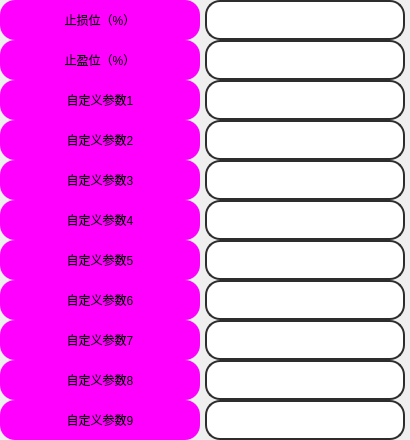
             <widget class="QFrame" name="frame_6">
              <property name="styleSheet">
               <string notr="true">QFrame {	
	border: none;
}
QFrame:hover {
	border:none;
}</string>
              </property>
              <property name="frameShape">
               <enum>QFrame::StyledPanel</enum>
              </property>
              <property name="frameShadow">
               <enum>QFrame::Raised</enum>
              </property>
              <layout class="QHBoxLayout" name="horizontalLayout_4">
               <property name="spacing">
                <number>0</number>
               </property>
               <property name="leftMargin">
                <number>0</number>
               </property>
               <property name="topMargin">
                <number>0</number>
               </property>
               <property name="rightMargin">
                <number>0</number>
               </property>
               <property name="bottomMargin">
                <number>0</number>
               </property>
               <item>
                <widget class="QFrame" name="upper_left_6">
                 <property name="sizePolicy">
                  <sizepolicy hsizetype="Minimum" vsizetype="Expanding">
                   <horstretch>0</horstretch>
                   <verstretch>0</verstretch>
                  </sizepolicy>
                 </property>
                 <property name="minimumSize">
                  <size>
                   <width>205</width>
                   <height>0</height>
                  </size>
                 </property>
                 <property name="maximumSize">
                  <size>
                   <width>205</width>
                   <height>1000</height>
                  </size>
                 </property>
                 <property name="styleSheet">
                  <string notr="true">border:none</string>
                 </property>
                 <property name="frameShape">
                  <enum>QFrame::StyledPanel</enum>
                 </property>
                 <property name="frameShadow">
                  <enum>QFrame::Raised</enum>
                 </property>
                 <layout class="QVBoxLayout" name="verticalLayout_53">
                  <property name="spacing">
                   <number>0</number>
                  </property>
                  <property name="leftMargin">
                   <number>0</number>
                  </property>
                  <property name="topMargin">
                   <number>0</number>
                  </property>
                  <property name="rightMargin">
                   <number>0</number>
                  </property>
                  <property name="bottomMargin">
                   <number>0</number>
                  </property>
                  <item>
                   <widget class="QLabel" name="label_stop_loss">
                    <property name="minimumSize">
                     <size>
                      <width>200</width>
                      <height>40</height>
                     </size>
                    </property>
                    <property name="maximumSize">
                     <size>
                      <width>200</width>
                      <height>40</height>
                     </size>
                    </property>
                    <property name="styleSheet">
                     <string notr="true">QLabel {
	font: 700 18pt &quot;等线&quot;;
	background-color: rgb(255, 0, 255);
	border-radius: 15px;
}

QLabel:hover{
	border: 3px solid rgb(0, 255, 0);
}
QLabel:disabled{
	color: rgb(0, 0, 0);
	border-color: rgb(166, 166, 166);
    background-color: rgb(186, 186, 186);
}</string>
                    </property>
                    <property name="text">
                     <string>止损位（%）</string>
                    </property>
                    <property name="alignment">
                     <set>Qt::AlignCenter</set>
                    </property>
                    <property name="buddy">
                     <cstring>stop_loss</cstring>
                    </property>
                   </widget>
                  </item>
                  <item>
                   <widget class="QLabel" name="label_stop_profit">
                    <property name="minimumSize">
                     <size>
                      <width>200</width>
                      <height>40</height>
                     </size>
                    </property>
                    <property name="maximumSize">
                     <size>
                      <width>200</width>
                      <height>40</height>
                     </size>
                    </property>
                    <property name="styleSheet">
                     <string notr="true">QLabel {
	font: 700 18pt &quot;等线&quot;;
	background-color: rgb(255, 0, 255);
	border-radius: 15px;
}

QLabel:hover{
	border: 3px solid rgb(0, 255, 0);
}
QLabel:disabled{
	color: rgb(0, 0, 0);
	border-color: rgb(166, 166, 166);
    background-color: rgb(186, 186, 186);
}</string>
                    </property>
                    <property name="text">
                     <string>止盈位（%）</string>
                    </property>
                    <property name="alignment">
                     <set>Qt::AlignCenter</set>
                    </property>
                    <property name="buddy">
                     <cstring>stop_profit</cstring>
                    </property>
                   </widget>
                  </item>
                  <item>
                   <widget class="QLabel" name="label_Customized_parameters1">
                    <property name="minimumSize">
                     <size>
                      <width>200</width>
                      <height>40</height>
                     </size>
                    </property>
                    <property name="maximumSize">
                     <size>
                      <width>200</width>
                      <height>40</height>
                     </size>
                    </property>
                    <property name="styleSheet">
                     <string notr="true">QLabel {
	font: 700 18pt &quot;等线&quot;;
	background-color: rgb(255, 0, 255);
	border-radius: 15px;
}

QLabel:hover{
	border: 3px solid rgb(0, 255, 0);
}
QLabel:disabled{
	color: rgb(0, 0, 0);
	border-color: rgb(166, 166, 166);
    background-color: rgb(186, 186, 186);
}</string>
                    </property>
                    <property name="text">
                     <string>自定义参数1</string>
                    </property>
                    <property name="alignment">
                     <set>Qt::AlignCenter</set>
                    </property>
                    <property name="buddy">
                     <cstring>Customized_parameters1</cstring>
                    </property>
                   </widget>
                  </item>
                  <item>
                   <widget class="QLabel" name="label_Customized_parameters2">
                    <property name="minimumSize">
                     <size>
                      <width>200</width>
                      <height>40</height>
                     </size>
                    </property>
                    <property name="maximumSize">
                     <size>
                      <width>200</width>
                      <height>40</height>
                     </size>
                    </property>
                    <property name="styleSheet">
                     <string notr="true">QLabel {
	font: 700 18pt &quot;等线&quot;;
	background-color: rgb(255, 0, 255);
	border-radius: 15px;
}

QLabel:hover{
	border: 3px solid rgb(0, 255, 0);
}
QLabel:disabled{
	color: rgb(0, 0, 0);
	border-color: rgb(166, 166, 166);
    background-color: rgb(186, 186, 186);
}</string>
                    </property>
                    <property name="text">
                     <string>自定义参数2</string>
                    </property>
                    <property name="alignment">
                     <set>Qt::AlignCenter</set>
                    </property>
                    <property name="buddy">
                     <cstring>Customized_parameters2</cstring>
                    </property>
                   </widget>
                  </item>
                  <item>
                   <widget class="QLabel" name="label_Customized_parameters3">
                    <property name="minimumSize">
                     <size>
                      <width>200</width>
                      <height>40</height>
                     </size>
                    </property>
                    <property name="maximumSize">
                     <size>
                      <width>200</width>
                      <height>40</height>
                     </size>
                    </property>
                    <property name="styleSheet">
                     <string notr="true">QLabel {
	font: 700 18pt &quot;等线&quot;;
	background-color: rgb(255, 0, 255);
	border-radius: 15px;
}

QLabel:hover{
	border: 3px solid rgb(0, 255, 0);
}
QLabel:disabled{
	color: rgb(0, 0, 0);
	border-color: rgb(166, 166, 166);
    background-color: rgb(186, 186, 186);
}</string>
                    </property>
                    <property name="text">
                     <string>自定义参数3</string>
                    </property>
                    <property name="alignment">
                     <set>Qt::AlignCenter</set>
                    </property>
                    <property name="buddy">
                     <cstring>Customized_parameters3</cstring>
                    </property>
                   </widget>
                  </item>
                  <item>
                   <widget class="QLabel" name="label_Customized_parameters4">
                    <property name="minimumSize">
                     <size>
                      <width>200</width>
                      <height>40</height>
                     </size>
                    </property>
                    <property name="maximumSize">
                     <size>
                      <width>200</width>
                      <height>40</height>
                     </size>
                    </property>
                    <property name="styleSheet">
                     <string notr="true">QLabel {
	font: 700 18pt &quot;等线&quot;;
	background-color: rgb(255, 0, 255);
	border-radius: 15px;
}

QLabel:hover{
	border: 3px solid rgb(0, 255, 0);
}
QLabel:disabled{
	color: rgb(0, 0, 0);
	border-color: rgb(166, 166, 166);
    background-color: rgb(186, 186, 186);
}</string>
                    </property>
                    <property name="text">
                     <string>自定义参数4</string>
                    </property>
                    <property name="alignment">
                     <set>Qt::AlignCenter</set>
                    </property>
                    <property name="buddy">
                     <cstring>Customized_parameters4</cstring>
                    </property>
                   </widget>
                  </item>
                  <item>
                   <widget class="QLabel" name="label_Customized_parameters5">
                    <property name="minimumSize">
                     <size>
                      <width>200</width>
                      <height>40</height>
                     </size>
                    </property>
                    <property name="maximumSize">
                     <size>
                      <width>200</width>
                      <height>40</height>
                     </size>
                    </property>
                    <property name="styleSheet">
                     <string notr="true">QLabel {
	font: 700 18pt &quot;等线&quot;;
	background-color: rgb(255, 0, 255);
	border-radius: 15px;
}

QLabel:hover{
	border: 3px solid rgb(0, 255, 0);
}
QLabel:disabled{
	color: rgb(0, 0, 0);
	border-color: rgb(166, 166, 166);
    background-color: rgb(186, 186, 186);
}</string>
                    </property>
                    <property name="text">
                     <string>自定义参数5</string>
                    </property>
                    <property name="alignment">
                     <set>Qt::AlignCenter</set>
                    </property>
                    <property name="buddy">
                     <cstring>Customized_parameters5</cstring>
                    </property>
                   </widget>
                  </item>
                  <item>
                   <widget class="QLabel" name="label_Customized_parameters6">
                    <property name="minimumSize">
                     <size>
                      <width>200</width>
                      <height>40</height>
                     </size>
                    </property>
                    <property name="maximumSize">
                     <size>
                      <width>200</width>
                      <height>40</height>
                     </size>
                    </property>
                    <property name="styleSheet">
                     <string notr="true">QLabel {
	font: 700 18pt &quot;等线&quot;;
	background-color: rgb(255, 0, 255);
	border-radius: 15px;
}

QLabel:hover{
	border: 3px solid rgb(0, 255, 0);
}
QLabel:disabled{
	color: rgb(0, 0, 0);
	border-color: rgb(166, 166, 166);
    background-color: rgb(186, 186, 186);
}</string>
                    </property>
                    <property name="text">
                     <string>自定义参数6</string>
                    </property>
                    <property name="alignment">
                     <set>Qt::AlignCenter</set>
                    </property>
                    <property name="buddy">
                     <cstring>Customized_parameters6</cstring>
                    </property>
                   </widget>
                  </item>
                  <item>
                   <widget class="QLabel" name="label_Customized_parameters7">
                    <property name="minimumSize">
                     <size>
                      <width>200</width>
                      <height>40</height>
                     </size>
                    </property>
                    <property name="maximumSize">
                     <size>
                      <width>200</width>
                      <height>40</height>
                     </size>
                    </property>
                    <property name="styleSheet">
                     <string notr="true">QLabel {
	font: 700 18pt &quot;等线&quot;;
	background-color: rgb(255, 0, 255);
	border-radius: 15px;
}

QLabel:hover{
	border: 3px solid rgb(0, 255, 0);
}
QLabel:disabled{
	color: rgb(0, 0, 0);
	border-color: rgb(166, 166, 166);
    background-color: rgb(186, 186, 186);
}</string>
                    </property>
                    <property name="text">
                     <string>自定义参数7</string>
                    </property>
                    <property name="alignment">
                     <set>Qt::AlignCenter</set>
                    </property>
                    <property name="buddy">
                     <cstring>Customized_parameters7</cstring>
                    </property>
                   </widget>
                  </item>
                  <item>
                   <widget class="QLabel" name="label_Customized_parameters8">
                    <property name="minimumSize">
                     <size>
                      <width>200</width>
                      <height>40</height>
                     </size>
                    </property>
                    <property name="maximumSize">
                     <size>
                      <width>200</width>
                      <height>40</height>
                     </size>
                    </property>
                    <property name="styleSheet">
                     <string notr="true">QLabel {
	font: 700 18pt &quot;等线&quot;;
	background-color: rgb(255, 0, 255);
	border-radius: 15px;
}

QLabel:hover{
	border: 3px solid rgb(0, 255, 0);
}
QLabel:disabled{
	color: rgb(0, 0, 0);
	border-color: rgb(166, 166, 166);
    background-color: rgb(186, 186, 186);
}</string>
                    </property>
                    <property name="text">
                     <string>自定义参数8</string>
                    </property>
                    <property name="alignment">
                     <set>Qt::AlignCenter</set>
                    </property>
                    <property name="buddy">
                     <cstring>Customized_parameters8</cstring>
                    </property>
                   </widget>
                  </item>
                  <item>
                   <widget class="QLabel" name="label_Customized_parameters9">
                    <property name="minimumSize">
                     <size>
                      <width>200</width>
                      <height>40</height>
                     </size>
                    </property>
                    <property name="maximumSize">
                     <size>
                      <width>200</width>
                      <height>40</height>
                     </size>
                    </property>
                    <property name="styleSheet">
                     <string notr="true">QLabel {
	font: 700 18pt &quot;等线&quot;;
	background-color: rgb(255, 0, 255);
	border-radius: 15px;
}

QLabel:hover{
	border: 3px solid rgb(0, 255, 0);
}
QLabel:disabled{
	color: rgb(0, 0, 0);
	border-color: rgb(166, 166, 166);
    background-color: rgb(186, 186, 186);
}</string>
                    </property>
                    <property name="text">
                     <string>自定义参数9</string>
                    </property>
                    <property name="alignment">
                     <set>Qt::AlignCenter</set>
                    </property>
                   </widget>
                  </item>
                 </layout>
                </widget>
               </item>
               <item>
                <widget class="QFrame" name="upper_right_6">
                 <property name="sizePolicy">
                  <sizepolicy hsizetype="Minimum" vsizetype="Expanding">
                   <horstretch>0</horstretch>
                   <verstretch>0</verstretch>
                  </sizepolicy>
                 </property>
                 <property name="minimumSize">
                  <size>
                   <width>205</width>
                   <height>0</height>
                  </size>
                 </property>
                 <property name="maximumSize">
                  <size>
                   <width>205</width>
                   <height>1000</height>
                  </size>
                 </property>
                 <property name="styleSheet">
                  <string notr="true">border:none</string>
                 </property>
                 <property name="frameShape">
                  <enum>QFrame::StyledPanel</enum>
                 </property>
                 <property name="frameShadow">
                  <enum>QFrame::Raised</enum>
                 </property>
                 <layout class="QVBoxLayout" name="verticalLayout_42">
                  <property name="spacing">
                   <number>0</number>
                  </property>
                  <property name="leftMargin">
                   <number>0</number>
                  </property>
                  <property name="topMargin">
                   <number>0</number>
                  </property>
                  <property name="rightMargin">
                   <number>0</number>
                  </property>
                  <property name="bottomMargin">
                   <number>0</number>
                  </property>
                  <item>
                   <widget class="QLineEdit" name="stop_loss">
                    <property name="minimumSize">
                     <size>
                      <width>200</width>
                      <height>40</height>
                     </size>
                    </property>
                    <property name="maximumSize">
                     <size>
                      <width>200</width>
                      <height>40</height>
                     </size>
                    </property>
                    <property name="styleSheet">
                     <string notr="true">QLineEdit {
	border: 2px solid rgb(45, 45, 45);
	border-radius: 15px;
	padding: 5px;
	background-color: rgb(255, 255, 255);	
	color: rgb(0, 0, 0);
	font: 700 18pt &quot;等线&quot;;
}
QLineEdit:hover {
	border: 3px solid rgb(255, 85, 0);
}
QLineEdit:focus {
	border: 3px solid rgb(255, 85, 0);
	color: rgb(255, 0, 0);
}
QLineEdit:disabled{
	color: rgb(0, 0, 0);
	border-color: rgb(166, 166, 166);
    background-color: rgb(186, 186, 186);
}</string>
                    </property>
                   </widget>
                  </item>
                  <item>
                   <widget class="QLineEdit" name="stop_profit">
                    <property name="minimumSize">
                     <size>
                      <width>200</width>
                      <height>40</height>
                     </size>
                    </property>
                    <property name="maximumSize">
                     <size>
                      <width>200</width>
                      <height>40</height>
                     </size>
                    </property>
                    <property name="styleSheet">
                     <string notr="true">QLineEdit {
	border: 2px solid rgb(45, 45, 45);
	border-radius: 15px;
	padding: 5px;
	background-color: rgb(255, 255, 255);	
	color: rgb(0, 0, 0);
	font: 700 18pt &quot;等线&quot;;
}
QLineEdit:hover {
	border: 3px solid rgb(255, 85, 0);
}
QLineEdit:focus {
	border: 3px solid rgb(255, 85, 0);
	color: rgb(255, 0, 0);
}
QLineEdit:disabled{
	color: rgb(0, 0, 0);
	border-color: rgb(166, 166, 166);
    background-color: rgb(186, 186, 186);
}</string>
                    </property>
                   </widget>
                  </item>
                  <item>
                   <widget class="QLineEdit" name="Customized_parameters1">
                    <property name="minimumSize">
                     <size>
                      <width>200</width>
                      <height>40</height>
                     </size>
                    </property>
                    <property name="maximumSize">
                     <size>
                      <width>200</width>
                      <height>40</height>
                     </size>
                    </property>
                    <property name="styleSheet">
                     <string notr="true">QLineEdit {
	border: 2px solid rgb(45, 45, 45);
	border-radius: 15px;
	padding: 5px;
	background-color: rgb(255, 255, 255);	
	color: rgb(0, 0, 0);
	font: 700 18pt &quot;等线&quot;;
}
QLineEdit:hover {
	border: 3px solid rgb(255, 85, 0);
}
QLineEdit:focus {
	border: 3px solid rgb(255, 85, 0);
	color: rgb(255, 0, 0);
}
QLineEdit:disabled{
	color: rgb(0, 0, 0);
	border-color: rgb(166, 166, 166);
    background-color: rgb(186, 186, 186);
}</string>
                    </property>
                   </widget>
                  </item>
                  <item>
                   <widget class="QLineEdit" name="Customized_parameters2">
                    <property name="minimumSize">
                     <size>
                      <width>200</width>
                      <height>40</height>
                     </size>
                    </property>
                    <property name="maximumSize">
                     <size>
                      <width>200</width>
                      <height>40</height>
                     </size>
                    </property>
                    <property name="styleSheet">
                     <string notr="true">QLineEdit {
	border: 2px solid rgb(45, 45, 45);
	border-radius: 15px;
	padding: 5px;
	background-color: rgb(255, 255, 255);	
	color: rgb(0, 0, 0);
	font: 700 18pt &quot;等线&quot;;
}
QLineEdit:hover {
	border: 3px solid rgb(255, 85, 0);
}
QLineEdit:focus {
	border: 3px solid rgb(255, 85, 0);
	color: rgb(255, 0, 0);
}
QLineEdit:disabled{
	color: rgb(0, 0, 0);
	border-color: rgb(166, 166, 166);
    background-color: rgb(186, 186, 186);
}</string>
                    </property>
                   </widget>
                  </item>
                  <item>
                   <widget class="QLineEdit" name="Customized_parameters3">
                    <property name="minimumSize">
                     <size>
                      <width>200</width>
                      <height>40</height>
                     </size>
                    </property>
                    <property name="maximumSize">
                     <size>
                      <width>200</width>
                      <height>40</height>
                     </size>
                    </property>
                    <property name="styleSheet">
                     <string notr="true">QLineEdit {
	border: 2px solid rgb(45, 45, 45);
	border-radius: 15px;
	padding: 5px;
	background-color: rgb(255, 255, 255);	
	color: rgb(0, 0, 0);
	font: 700 18pt &quot;等线&quot;;
}
QLineEdit:hover {
	border: 3px solid rgb(255, 85, 0);
}
QLineEdit:focus {
	border: 3px solid rgb(255, 85, 0);
	color: rgb(255, 0, 0);
}
QLineEdit:disabled{
	color: rgb(0, 0, 0);
	border-color: rgb(166, 166, 166);
    background-color: rgb(186, 186, 186);
}</string>
                    </property>
                   </widget>
                  </item>
                  <item>
                   <widget class="QLineEdit" name="Customized_parameters4">
                    <property name="minimumSize">
                     <size>
                      <width>200</width>
                      <height>40</height>
                     </size>
                    </property>
                    <property name="maximumSize">
                     <size>
                      <width>200</width>
                      <height>40</height>
                     </size>
                    </property>
                    <property name="styleSheet">
                     <string notr="true">QLineEdit {
	border: 2px solid rgb(45, 45, 45);
	border-radius: 15px;
	padding: 5px;
	background-color: rgb(255, 255, 255);	
	color: rgb(0, 0, 0);
	font: 700 18pt &quot;等线&quot;;
}
QLineEdit:hover {
	border: 3px solid rgb(255, 85, 0);
}
QLineEdit:focus {
	border: 3px solid rgb(255, 85, 0);
	color: rgb(255, 0, 0);
}
QLineEdit:disabled{
	color: rgb(0, 0, 0);
	border-color: rgb(166, 166, 166);
    background-color: rgb(186, 186, 186);
}</string>
                    </property>
                   </widget>
                  </item>
                  <item>
                   <widget class="QLineEdit" name="Customized_parameters5">
                    <property name="minimumSize">
                     <size>
                      <width>200</width>
                      <height>40</height>
                     </size>
                    </property>
                    <property name="maximumSize">
                     <size>
                      <width>200</width>
                      <height>40</height>
                     </size>
                    </property>
                    <property name="styleSheet">
                     <string notr="true">QLineEdit {
	border: 2px solid rgb(45, 45, 45);
	border-radius: 15px;
	padding: 5px;
	background-color: rgb(255, 255, 255);	
	color: rgb(0, 0, 0);
	font: 700 18pt &quot;等线&quot;;
}
QLineEdit:hover {
	border: 3px solid rgb(255, 85, 0);
}
QLineEdit:focus {
	border: 3px solid rgb(255, 85, 0);
	color: rgb(255, 0, 0);
}
QLineEdit:disabled{
	color: rgb(0, 0, 0);
	border-color: rgb(166, 166, 166);
    background-color: rgb(186, 186, 186);
}</string>
                    </property>
                    <property name="text">
                     <string/>
                    </property>
                   </widget>
                  </item>
                  <item>
                   <widget class="QLineEdit" name="Customized_parameters6">
                    <property name="minimumSize">
                     <size>
                      <width>200</width>
                      <height>40</height>
                     </size>
                    </property>
                    <property name="maximumSize">
                     <size>
                      <width>200</width>
                      <height>40</height>
                     </size>
                    </property>
                    <property name="styleSheet">
                     <string notr="true">QLineEdit {
	border: 2px solid rgb(45, 45, 45);
	border-radius: 15px;
	padding: 5px;
	background-color: rgb(255, 255, 255);	
	color: rgb(0, 0, 0);
	font: 700 18pt &quot;等线&quot;;
}
QLineEdit:hover {
	border: 3px solid rgb(255, 85, 0);
}
QLineEdit:focus {
	border: 3px solid rgb(255, 85, 0);
	color: rgb(255, 0, 0);
}
QLineEdit:disabled{
	color: rgb(0, 0, 0);
	border-color: rgb(166, 166, 166);
    background-color: rgb(186, 186, 186);
}</string>
                    </property>
                    <property name="text">
                     <string/>
                    </property>
                   </widget>
                  </item>
                  <item>
                   <widget class="QLineEdit" name="Customized_parameters7">
                    <property name="minimumSize">
                     <size>
                      <width>200</width>
                      <height>40</height>
                     </size>
                    </property>
                    <property name="maximumSize">
                     <size>
                      <width>200</width>
                      <height>40</height>
                     </size>
                    </property>
                    <property name="styleSheet">
                     <string notr="true">QLineEdit {
	border: 2px solid rgb(45, 45, 45);
	border-radius: 15px;
	padding: 5px;
	background-color: rgb(255, 255, 255);	
	color: rgb(0, 0, 0);
	font: 700 18pt &quot;等线&quot;;
}
QLineEdit:hover {
	border: 3px solid rgb(255, 85, 0);
}
QLineEdit:focus {
	border: 3px solid rgb(255, 85, 0);
	color: rgb(255, 0, 0);
}
QLineEdit:disabled{
	color: rgb(0, 0, 0);
	border-color: rgb(166, 166, 166);
    background-color: rgb(186, 186, 186);
}</string>
                    </property>
                   </widget>
                  </item>
                  <item>
                   <widget class="QLineEdit" name="Customized_parameters8">
                    <property name="minimumSize">
                     <size>
                      <width>200</width>
                      <height>40</height>
                     </size>
                    </property>
                    <property name="maximumSize">
                     <size>
                      <width>200</width>
                      <height>40</height>
                     </size>
                    </property>
                    <property name="styleSheet">
                     <string notr="true">QLineEdit {
	border: 2px solid rgb(45, 45, 45);
	border-radius: 15px;
	padding: 5px;
	background-color: rgb(255, 255, 255);	
	color: rgb(0, 0, 0);
	font: 700 18pt &quot;等线&quot;;
}
QLineEdit:hover {
	border: 3px solid rgb(255, 85, 0);
}
QLineEdit:focus {
	border: 3px solid rgb(255, 85, 0);
	color: rgb(255, 0, 0);
}
QLineEdit:disabled{
	color: rgb(0, 0, 0);
	border-color: rgb(166, 166, 166);
    background-color: rgb(186, 186, 186);
}</string>
                    </property>
                   </widget>
                  </item>
                  <item>
                   <widget class="QLineEdit" name="Customized_parameters9">
                    <property name="minimumSize">
                     <size>
                      <width>200</width>
                      <height>40</height>
                     </size>
                    </property>
                    <property name="maximumSize">
                     <size>
                      <width>200</width>
                      <height>40</height>
                     </size>
                    </property>
                    <property name="styleSheet">
                     <string notr="true">QLineEdit {
	border: 2px solid rgb(45, 45, 45);
	border-radius: 15px;
	padding: 5px;
	background-color: rgb(255, 255, 255);	
	color: rgb(0, 0, 0);
	font: 700 18pt &quot;等线&quot;;
}
QLineEdit:hover {
	border: 3px solid rgb(255, 85, 0);
}
QLineEdit:focus {
	border: 3px solid rgb(255, 85, 0);
	color: rgb(255, 0, 0);
}
QLineEdit:disabled{
	color: rgb(0, 0, 0);
	border-color: rgb(166, 166, 166);
    background-color: rgb(186, 186, 186);
}</string>
                    </property>
                   </widget>
                  </item>
                 </layout>
                </widget>
               </item>
              </layout>
             </widget>
